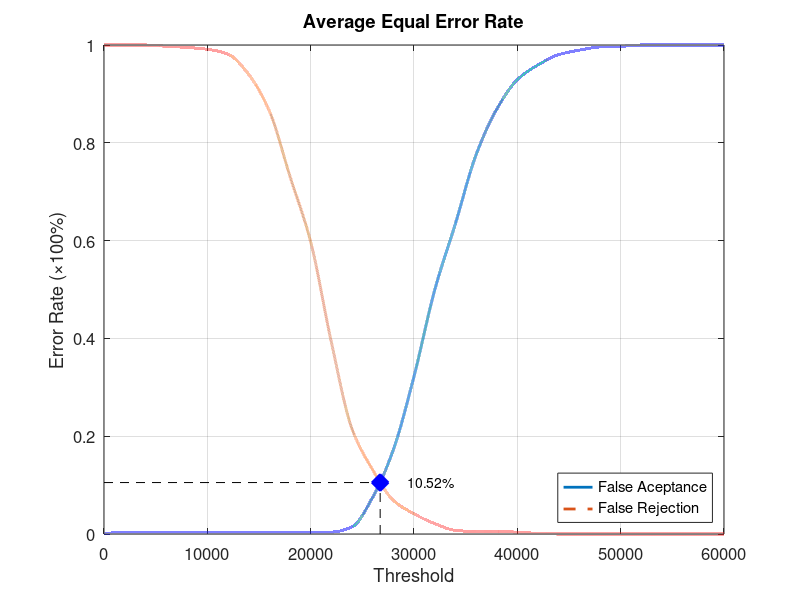
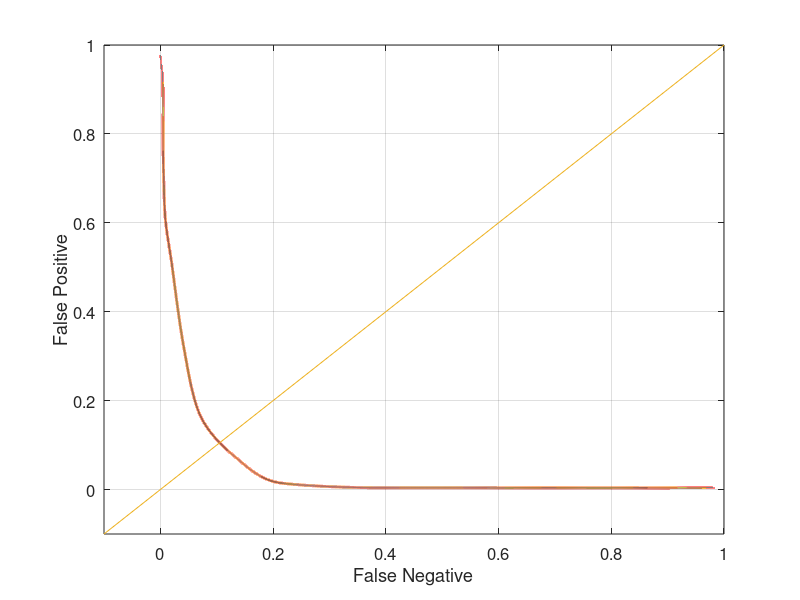

Write MATLAB code to recreate these figures, in order.
function yEER = Experiment1Average
close all;
clear;
clc;
x = 0:2000:60000;
xq = 0:0.5:60000;

y0 = [0 0.00394737 0.00394737 0.00394737 0.00394737 0.00394737 0.00394737 0.00394737 0.00394737 0.00394737 0.00394737 0.00394737 0.0144737 0.075 0.172368 0.322368 0.498684 0.634211 0.775 0.868421 0.928947 0.959211 0.980263 0.989474 0.996053 0.997368 1 1 1 1 1];
yy0 = interp1(x, y0, xq, 'pchip');
y1 = [1 1 1 0.9975 0.995 0.99125 0.98125 0.94 0.865 0.73125 0.5975 0.3925 0.215 0.13125 0.06875 0.04125 0.02125 0.0075 0.005 0.005 0.00375 0.00125 0 0 0 0 0 0 0 0 0];
yy1 = interp1(x, y1, xq, 'pchip');

% Calculating EER: 
y2 = abs(y0 - y1);
find(y2 == min(y2))
yy2 = abs(yy0 - yy1);
xEER = find(yy2 == min(yy2));
xEERIndex = xq(xEER) % X-axis EER
yEER = yy0(xEER) % Y-axis EER

main = figure
plot(xq, yy0,'-','LineWidth', 2);	hold on
plot(xq, yy1,'--','LineWidth', 2);	hold on
plot([xEERIndex xEERIndex], [0 yEER], 'k--');	hold on
plot([0 xEERIndex], [yEER yEER], 'k--');	hold on
plot(xEERIndex, yEER, 'bx', 'LineWidth', 10);	hold on
text(xEERIndex + 10 * xEERIndex / 100, yEER, [num2str(round((10000 * yEER)) / 100) '%'])
legend('False Aceptance', 'False Rejection', 'Location', 'SouthEast')
xlabel('Threshold')
ylabel('Error Rate (\times100%)')
title('Average Equal Error Rate')
set(gca, 'FontSize', 12)
axis([0 60000 0 1])
grid on

print(main, 'Experiment1AverageMain', '-dpng');
FNRxFPR = figure('Color', [1 1 1]);
plot(yy1, yy0, '-', yy1, yy0, 'LineWidth', 2);
hold on
y = -0.1:0.1:1
plot(y, y); 
set(gca, 'FontSize', 12)
xlabel('False Negative')
ylabel('False Positive')
axis([-0.1 1 -0.1 1])
set(gca, 'FontSize', 12)
grid on

print(FNRxFPR, 'Experiment1AverageFNRxFPR','-dpng');
end
